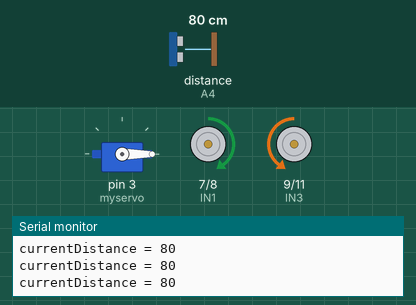
This sketch was run on a simulated Arduino Uno, built with avr-gcc and run on an emulated ATmega328P. Parts: servo, motor-driver pin pairs drawn as motors (green arrow = first pin HIGH = forward, orange = second pin HIGH = backward, longer = more drive, scaled by the enable pin), the last lines printed to the serial monitor. Wiring (inferred from the names in the program): ultrasonic range finder: trigger A5; echo A4. Inputs (shaded band) come from the test bench; at power-on: distance to the obstacle (sensor on A4) 80 cm. The echo pulse lasts 58.3 µs per cm.

Above: at 2.11 s.
2.3 s: distance to the obstacle (sensor on A4) set to 46 cm
5.3 s: distance to the obstacle (sensor on A4) set to 36 cm
At 5.52 s:
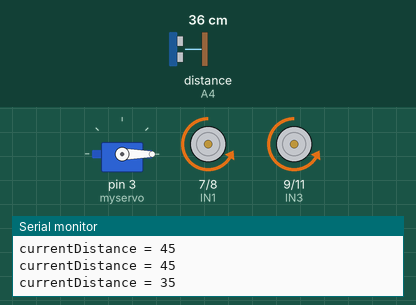
8.3 s: distance to the obstacle (sensor on A4) set to 250 cm
At 9.82 s:
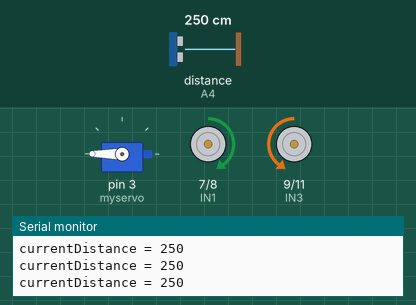
11.3 s: distance to the obstacle (sensor on A4) set to 4 cm
At 12.78 s:
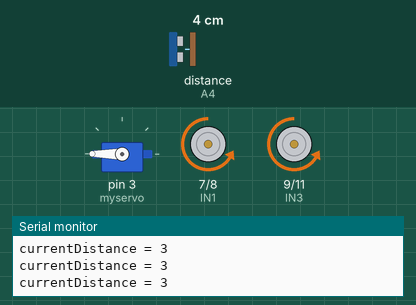
14.3 s: distance to the obstacle (sensor on A4) set to 2 cm
Timing chart, 0 to 18.3 s (numbered marks = the images above; inputs shaded):
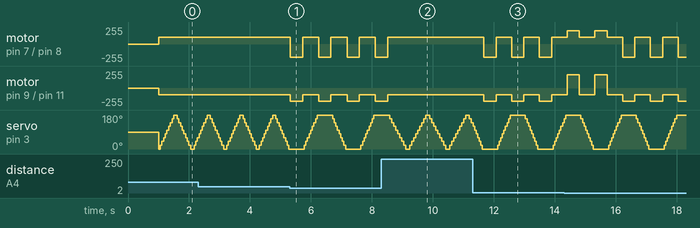

The sketch:

ObstacleAvoidance.ino
```cpp
#include <Servo.h>  //servo library
Servo myservo;      // create servo object to control servo

int Echo = A4;
int Trig = A5;

#define ENB 5
#define IN1 7
#define IN2 8
#define IN3 9
#define IN4 11
#define ENA 6
#define SCAN_INCREMENTS 10
#define INFINITY_DIST 1000
#define L_TO_R 0
#define R_TO_L 1

int carSpeed = 200;
int forwardCarSpeed = (int) carSpeed / 2;

int distances[SCAN_INCREMENTS][2];
int currentDistance = INFINITY_DIST;
int maxDistance = 0;
int shortestDistance = 0;
int angleAtShortestDistance = 0;

void forward( int pForwardCarSpeed )
{
  analogWrite( ENA, pForwardCarSpeed );
  analogWrite( ENB, pForwardCarSpeed );
  digitalWrite( IN1, HIGH );
  digitalWrite( IN2, LOW );
  digitalWrite( IN3, LOW );
  digitalWrite( IN4, HIGH );
}

void back()
{
  analogWrite( ENA, carSpeed );
  analogWrite( ENB, carSpeed );
  digitalWrite( IN1, LOW );
  digitalWrite( IN2, HIGH );
  digitalWrite( IN3, HIGH );
  digitalWrite( IN4, LOW );
}

void left()
{
  analogWrite( ENA, carSpeed );
  analogWrite( ENB, carSpeed );
  digitalWrite( IN1, LOW );
  digitalWrite( IN2, HIGH );
  digitalWrite( IN3, LOW );
  digitalWrite( IN4, HIGH );
}

void right()
{
  analogWrite( ENA, carSpeed );
  analogWrite( ENB, carSpeed );
  digitalWrite( IN1, HIGH );
  digitalWrite( IN2, LOW );
  digitalWrite( IN3, HIGH );
  digitalWrite( IN4, LOW );
}

void stop()
{
  digitalWrite( ENA, LOW );
  digitalWrite( ENB, LOW );
}

//Ultrasonic distance measurement Sub function
int getDistance()
{
  digitalWrite( Trig, LOW );
  delayMicroseconds( 2 );
  digitalWrite( Trig, HIGH );
  delayMicroseconds( 10 );
  digitalWrite( Trig, LOW );

  return (int) pulseIn( Echo, HIGH ) / 58;
}

void scanDistances( int pDirection )
{
  int angle = 0;

  if ( pDirection == R_TO_L )
  {
    maxDistance = 0;

    for ( int inx = 0; inx < SCAN_INCREMENTS; inx++ )
    {
      distances[inx][0] = angle;
      myservo.write( angle );
      delay( 50 );
      currentDistance = getDistance();

      Serial.print( "currentDistance = " );
      Serial.println( currentDistance );

      if ( currentDistance < 0 )
      {
        distances[inx][1] = INFINITY_DIST;
      }
      else
      {
        distances[inx][1] = currentDistance;
      }

      if ( distances[inx][1] > maxDistance )
      {
        maxDistance = distances[inx][1];
      }

      angle += 20;
    }
  }
  else
  {
    angle = 180;
    maxDistance = 0;

    for ( int inx = SCAN_INCREMENTS - 1; inx >= 0; inx-- )
    {
      distances[inx][0] = angle;
      myservo.write( angle );
      delay( 50 );
      currentDistance = getDistance();

      Serial.print( "currentDistance = " );
      Serial.println( currentDistance );

      if ( currentDistance < 0 )
      {
        distances[inx][1] = INFINITY_DIST;
      }
      else
      {
        distances[inx][1] = currentDistance;
      }

      if ( distances[inx][1] > maxDistance )
      {
        maxDistance = distances[inx][1];
      }

      angle -= 20;
    }
  }

  shortestDistance = maxDistance;

  for ( int inx = 0; inx < SCAN_INCREMENTS; inx++ )
  {
    if ( distances[inx][1] < shortestDistance )
    {
      shortestDistance = distances[inx][1];
      angleAtShortestDistance = distances[inx][0];
    }
  }
}

void setup()
{
  myservo.attach(3);  // attach servo on pin 3 to servo object

  Serial.begin(9600);

  pinMode( Echo, INPUT );
  pinMode( Trig, OUTPUT );
  pinMode( IN1, OUTPUT );
  pinMode( IN2, OUTPUT );
  pinMode( IN3, OUTPUT );
  pinMode( IN4, OUTPUT );
  pinMode( ENA, OUTPUT );
  pinMode( ENB, OUTPUT );
  stop();

  delay( 1000 );

  forward( forwardCarSpeed );
}

int scanDirection = R_TO_L;

void loop()
{
  scanDistances( scanDirection );

  if ( shortestDistance <= 40 )
  {
    stop();

    if ( angleAtShortestDistance >= 0 && angleAtShortestDistance <= 80 )
    {
      left();
      delay( 400 );  // est. 90 deg turn
    }
    else if ( angleAtShortestDistance >= 100 && angleAtShortestDistance <= 180 )
    {
      right();
      delay( 400 );  // est. 90 deg turn
    }

    forward( forwardCarSpeed );
  }

  if ( scanDirection == L_TO_R )
  {
    scanDirection = R_TO_L;
  }
  else
  {
    scanDirection = L_TO_R;
  }
}
```

Measured:
- the behaviour switches between 42 and 41 cm on distance to the obstacle (sensor on A4) (found by bisection; images 0 and 1)
- after the input at 5.3 s, motor on pin 7 (IN1) / pin 8 (IN2): alternates backward 200/255 for 0.40 s and forward 100/255 for 0.53 s, starting at once; motor on pin 9 (IN3) / pin 11 (IN4): alternates backward 200/255 for 0.40 s and backward 100/255 for 0.53 s, starting at once
- after the input at 8.3 s, motor on pin 7 (IN1) / pin 8 (IN2): goes on until 8.5 s, then stays forward 100/255; motor on pin 9 (IN3) / pin 11 (IN4): goes on until 8.5 s, then stays backward 100/255
- after the input at 11.3 s, motor on pin 7 (IN1) / pin 8 (IN2): alternates backward 200/255 for 0.40 s and forward 100/255 for 0.51 s, starting after 0.37 s; motor on pin 9 (IN3) / pin 11 (IN4): alternates backward 200/255 for 0.40 s and backward 100/255 for 0.51 s, starting after 0.37 s
- by itself, servo on pin 3 (myservo): repeats every 1.8 s: 180° 0.50 s, 160° 0.05 s, 140° 0.05 s, 120° 0.05 s, 100° 0.05 s, 80° 0.05 s, 60° 0.05 s, 40° 0.05 s, 20° 0.05 s, 0° 0.50 s, 20° 0.05 s, 40° 0.05 s, 60° 0.05 s, 80° 0.05 s, 100° 0.05 s, 120° 0.05 s, 140° 0.05 s, 160° 0.05 s
